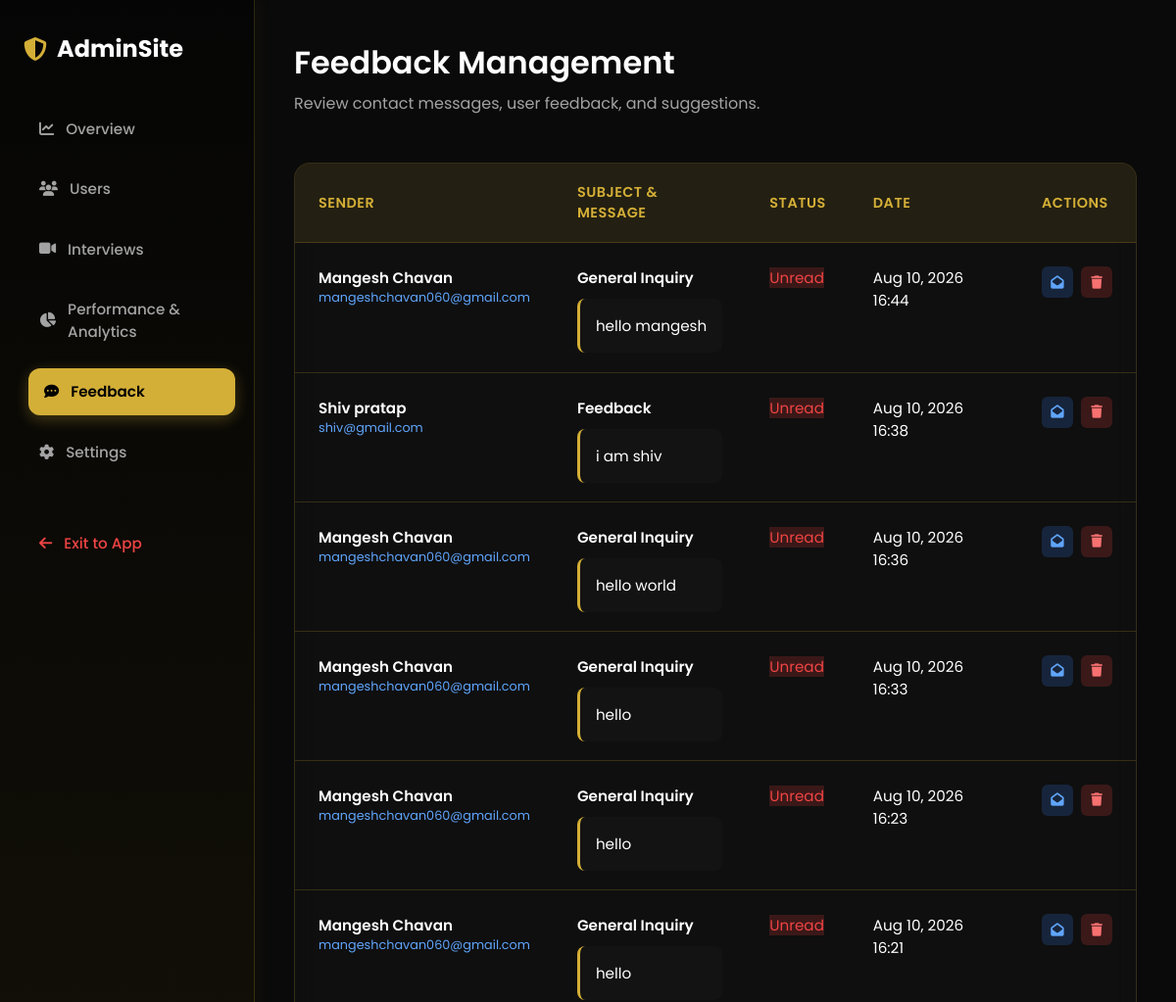
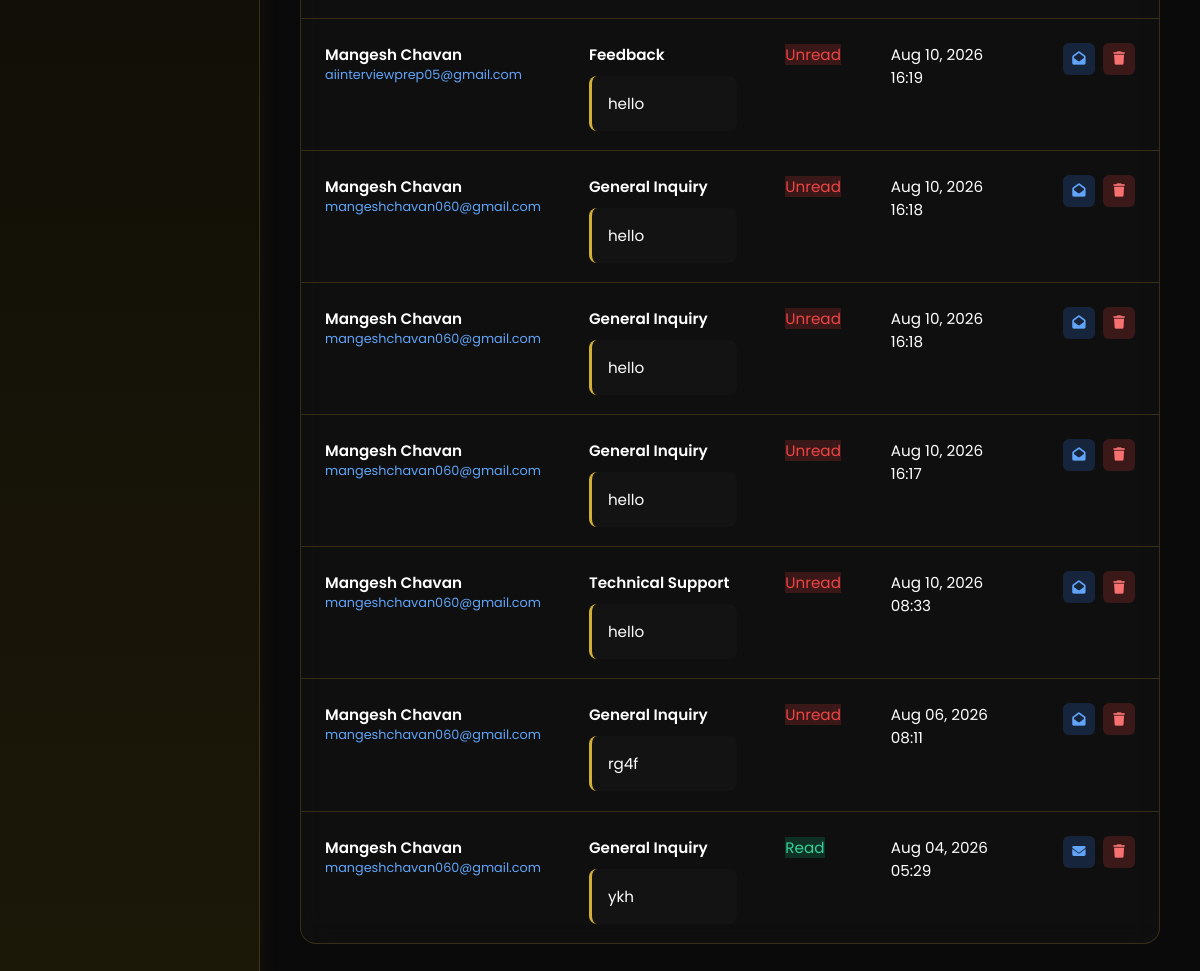
Screenshot of /admin-panel/feedback/ (signed in) with the database file from the repository (2 pictures, top to bottom).
### interview/models.py (models this page shows, shortened)
class ContactMessage(models.Model):
    name = models.CharField(max_length=150)
    email = models.EmailField()
    subject = models.CharField(max_length=255, blank=True)
    message = models.TextField()
    is_read = models.BooleanField(default=False)
    created_at = models.DateTimeField(auto_now_add=True)

### interview/views_admin.py (the view)
    def _wrapped_view(request, *args, **kwargs):
        if not request.user.is_authenticated:
            return redirect('login')
        if not is_admin(request.user):
            messages.error(request, "Access Denied: Only Admin users can access the Admin Panel.")
            return redirect('dashboard')
        return view_func(request, *args, **kwargs)

### interview/views_admin.py (called while the page is built)
def is_admin(user):
    return user.is_authenticated and (user.is_superuser or (hasattr(user, 'profile') and user.profile.role.lower() == 'admin'))

def admin_required(view_func):
    def _wrapped_view(request, *args, **kwargs):
        if not request.user.is_authenticated:
            return redirect('login')
        if not is_admin(request.user):
            messages.error(request, "Access Denied: Only Admin users can access the Admin Panel.")
            return redirect('dashboard')
        return view_func(request, *args, **kwargs)
    return _wrapped_view

@admin_required
def admin_feedback(request):
    feedback = ContactMessage.objects.all().order_by('-created_at')
    return render(request, 'admin_feedback.html', {'feedback': feedback})

### templates/admin_feedback.html (shortened to what this page needs)
{% extends 'admin_base.html' %}
{% block content %}
<div class="header">
    <div>
        <h1>Feedback Management</h1>
        <p style="color: var(--text-muted); margin-top: 5px;">Review contact messages, user feedback, and suggestions.</p>
    </div>
</div>
<div class="table-container">
    <table>
        <thead>
            <tr>
                <th>Sender</th>
                <th>Subject & Message</th>
                <th>Status</th>
                <th>Date</th>
                <th>Actions</th>
            </tr>
        </thead>
        <tbody>
            {% for fb in feedback %}
            <tr>
                <td style="vertical-align: top; padding-top: 1.5rem;">
                    <div style="font-weight: 600; color: #fff;">{{ fb.name }}</div>
                    <div style="font-size: 0.8rem; color: var(--text-muted);">
                        <a href="mailto:{{ fb.email }}" style="color: #60a5fa; text-decoration: none;">{{ fb.email }}</a>
                    </div>
                </td>
                <td style="vertical-align: top; padding-top: 1.5rem;">
                    <div style="font-weight: 600;">{{ fb.subject|default:"No Subject" }}</div>
                    <div class="msg-content">{{ fb.message }}</div>
                </td>
                <td style="vertical-align: top; padding-top: 1.5rem;">
                    <span class="badge {% if fb.is_read %}badge-read{% else %}badge-unread{% endif %}">
                        {% if fb.is_read %}Read{% else %}Unread{% endif %}
                    </span>
                </td>
                <td style="vertical-align: top; padding-top: 1.5rem;">{{ fb.created_at|date:"M d, Y H:i" }}</td>
                <td style="vertical-align: top; padding-top: 1.5rem;">
                    <div class="actions">
                        <form method="POST" action="{% url 'admin_feedback_toggle' fb.id %}" style="display:inline;">
                            <button type="submit" class="btn-icon btn-toggle" title="Mark as {% if fb.is_read %}Unread{% else %}Read{% endif %}">
                                <i class="fa-solid {% if fb.is_read %}fa-envelope{% else %}fa-envelope-open{% endif %}"></i>
                            </button>
                        </form>
                        <form method="POST" action="{% url 'admin_feedback_delete' fb.id %}" style="display:inline;" onsubmit="return confirm('Are you sure you want to delete this message?');">
                            <button type="submit" class="btn-icon btn-del" title="Delete Message"><i class="fa-solid fa-trash"></i></button>
                        </form>
                    </div>
                </td>
            </tr>
            {% empty %}
            <tr>
                <td colspan="5" style="text-align: center; padding: 3rem; color: var(--text-muted);">No messages or feedback received yet.</td>
            </tr>
            {% endfor %}
        </tbody>
    </table>
</div>
{% endblock %}

### rows the page displays
ContactMessage: name "Mangesh Chavan", email "mangeshchavan060@gmail.com", subject "General Inquiry", message "hello mangesh", is_read "Unread", created_at "Aug 10, 2026 16:44"
ContactMessage: name "Shiv pratap", email "shiv@gmail.com", subject "Feedback", message "i am shiv", is_read "Unread", created_at "Aug 10, 2026 16:38"
ContactMessage: name "Mangesh Chavan", email "mangeshchavan060@gmail.com", subject "General Inquiry", message "hello world", is_read "Unread", created_at "Aug 10, 2026 16:36"
ContactMessage: name "Mangesh Chavan", email "mangeshchavan060@gmail.com", subject "General Inquiry", message "hello", is_read "Unread", created_at "Aug 10, 2026 16:33"
ContactMessage: name "Mangesh Chavan", email "mangeshchavan060@gmail.com", subject "General Inquiry", message "hello", is_read "Unread", created_at "Aug 10, 2026 16:23"
ContactMessage: name "Mangesh Chavan", email "mangeshchavan060@gmail.com", subject "General Inquiry", message "hello", is_read "Unread", created_at "Aug 10, 2026 16:21"
ContactMessage: name "Mangesh Chavan", email "aiinterviewprep05@gmail.com", subject "Feedback", message "hello", is_read "Unread", created_at "Aug 10, 2026 16:19"
ContactMessage: name "Mangesh Chavan", email "mangeshchavan060@gmail.com", subject "General Inquiry", message "hello", is_read "Unread", created_at "Aug 10, 2026 16:18"
ContactMessage: name "Mangesh Chavan", email "mangeshchavan060@gmail.com", subject "General Inquiry", message "hello", is_read "Unread", created_at "Aug 10, 2026 16:18"
ContactMessage: name "Mangesh Chavan", email "mangeshchavan060@gmail.com", subject "General Inquiry", message "hello", is_read "Unread", created_at "Aug 10, 2026 16:17"
ContactMessage: name "Mangesh Chavan", email "mangeshchavan060@gmail.com", subject "Technical Support", message "hello", is_read "Unread", created_at "Aug 10, 2026 08:33"
ContactMessage: name "Mangesh Chavan", email "mangeshchavan060@gmail.com", subject "General Inquiry", message "rg4f", is_read "Unread", created_at "Aug 06, 2026 08:11"
ContactMessage: name "Mangesh Chavan", email "mangeshchavan060@gmail.com", subject "General Inquiry", message "ykh", is_read "Read", created_at "Aug 04, 2026 05:29"
